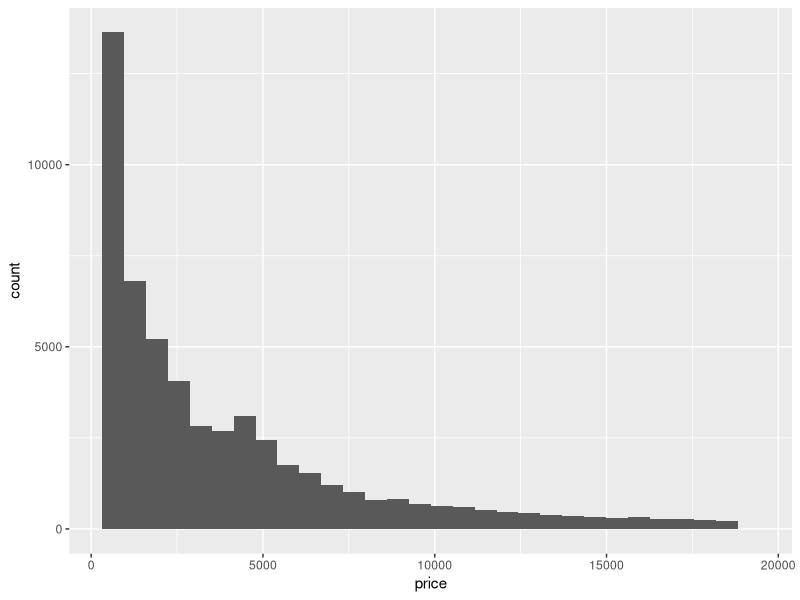
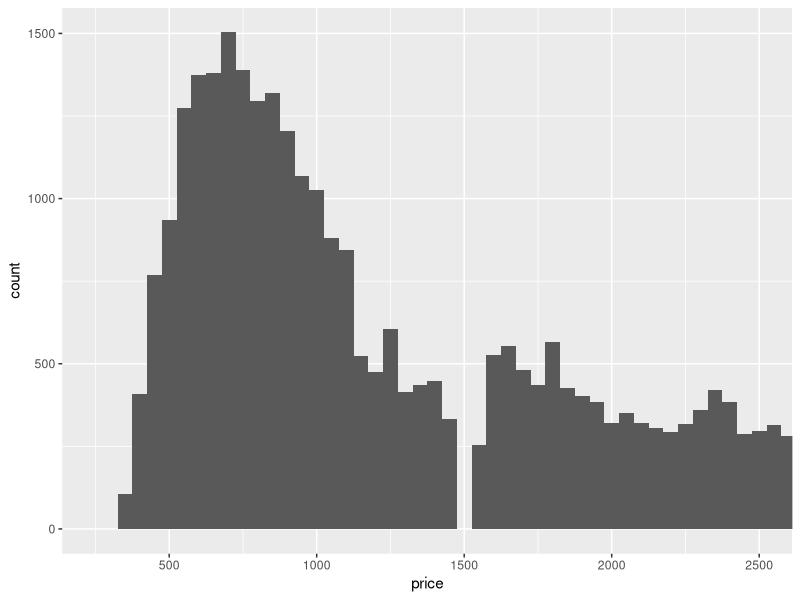
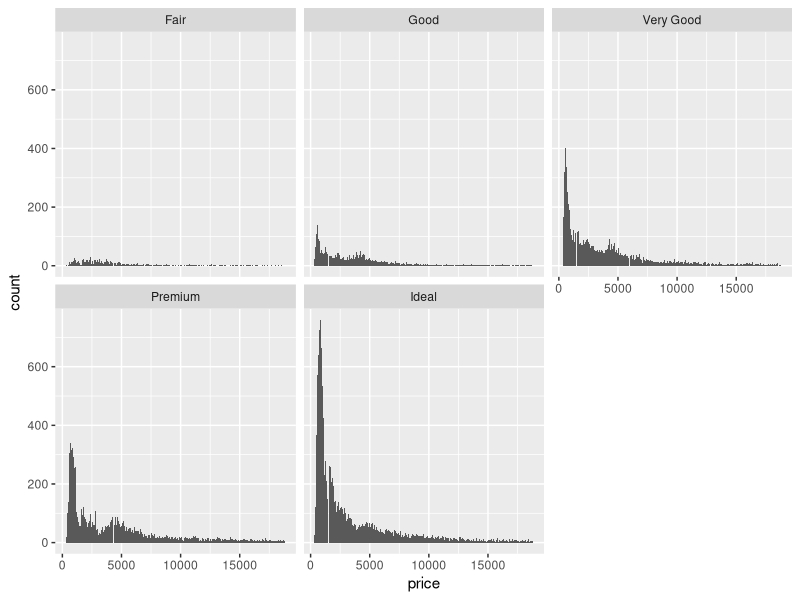
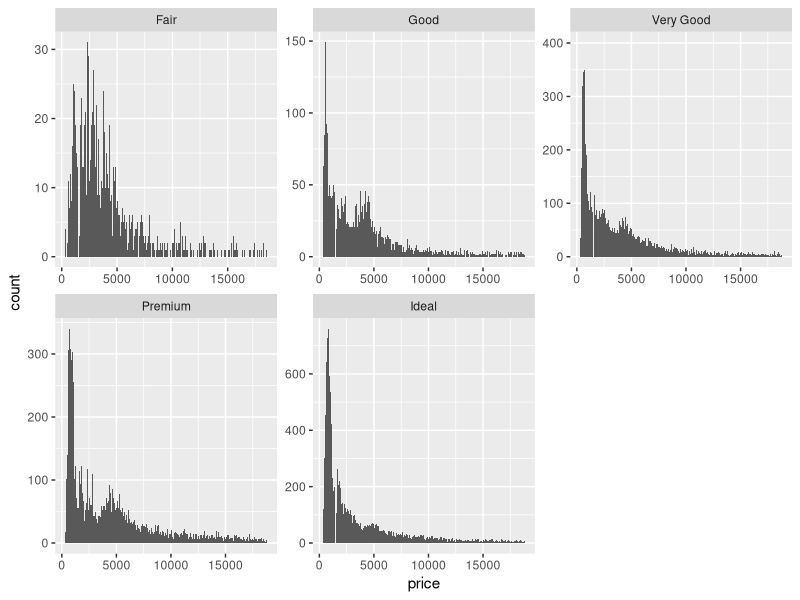
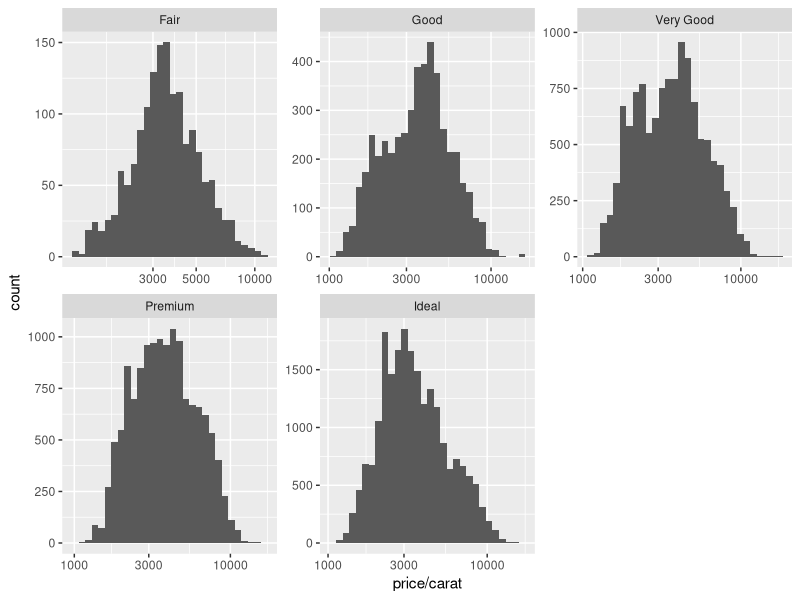
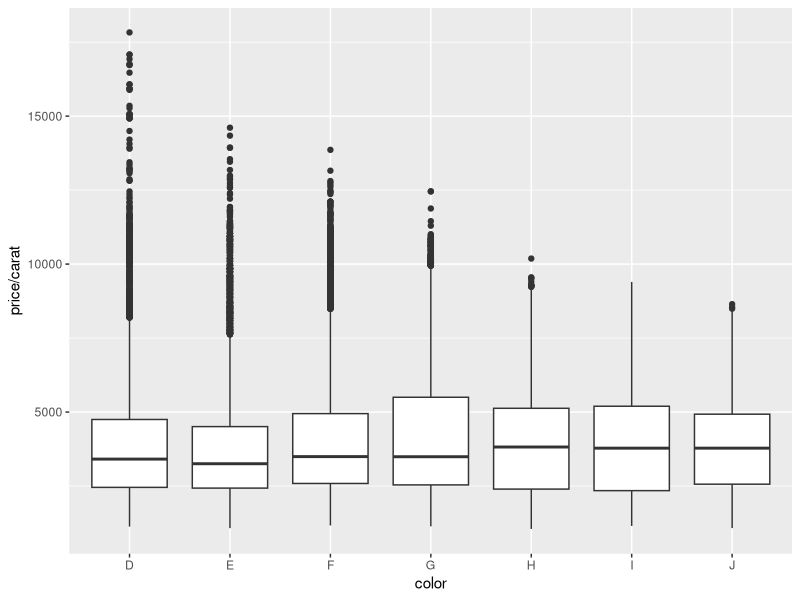
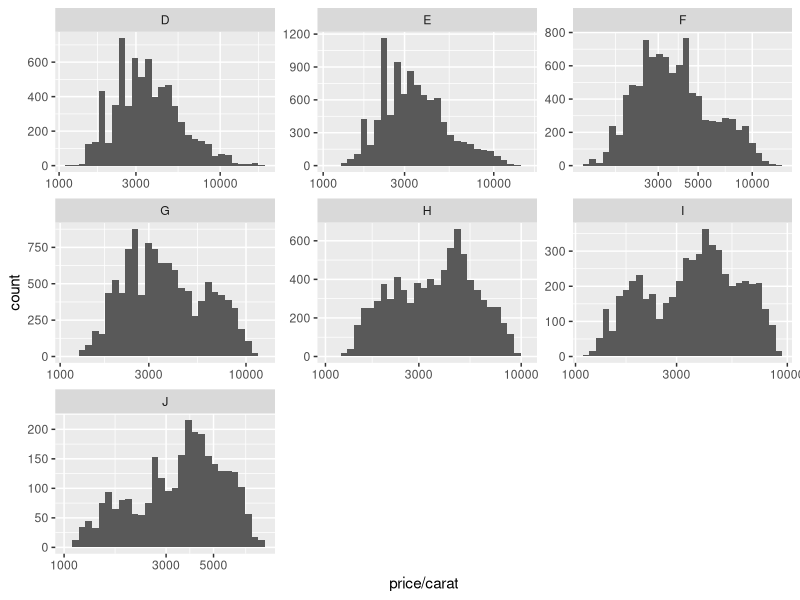
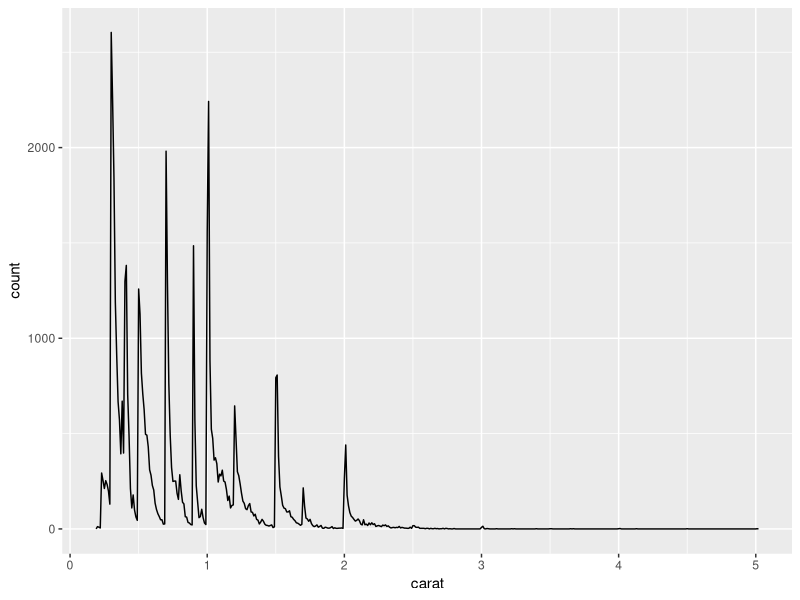

Here is the R script that generated these plots, in order:
## ---- chunk 1
knitr::opts_chunk$set(echo = TRUE)
## ---- chunk 2
library(tidyverse)
summary(diamonds)
length(diamonds$carat)
length(diamonds)
## ---- chunk 3
ggplot(data=diamonds,aes(x=price))+
  geom_histogram()

## ---- chunk 4
mean(diamonds$price)
median(diamonds$price)
## ---- chunk 5
sum(diamonds$price<500)
sum(diamonds$price<250)
sum(diamonds$price>=15000)
## ---- chunk 6
ggplot(data=diamonds,aes(x=price))+
  geom_histogram(binwidth=50)+
  coord_cartesian(xlim=c(250,2500))
## ---- chunk 7
ggplot(data=diamonds,aes(x=price))+
  geom_histogram(binwidth=50)+
  facet_wrap(~cut)
## ---- chunk 8
by(diamonds$price,diamonds$cut,max)
by(diamonds$price,diamonds$cut,min)
by(diamonds$price,diamonds$cut,median)
## ---- chunk 9
ggplot(data=diamonds,aes(x=price))+
  geom_histogram(binwidth=50)+
  facet_wrap(~cut,scales='free')
## ---- chunk 10
ggplot(data=diamonds,aes(x=price/carat))+
  geom_histogram()+
  scale_x_log10()+
  facet_wrap(~cut,scales='free')
## ---- chunk 11
ggplot(data=diamonds,aes(x=color,y=price/carat))+
  geom_boxplot()
by(diamonds$price,diamonds$color,summary)
## ---- chunk 12
summary(subset(diamonds,color=='D')$price)
summary(subset(diamonds,color=='J')$price)

IQR(subset(diamonds,color=='D')$price)
IQR(subset(diamonds,color=='J')$price)

## ---- chunk 13
ggplot(data=diamonds,aes(x=price/carat))+
  geom_histogram()+
  scale_x_log10()+
  facet_wrap(~color,scales='free',nrow=3)
## ---- chunk 14
ggplot(data=diamonds,aes(x=carat))+
  geom_freqpoly(binwidth=.01)
## ---- chunk 15
ggplot(data=diamonds,aes(x=x,y=price))+
         geom_point()
## ---- chunk 16
with(diamonds,cor.test(x,price))
with(diamonds,cor.test(y,price))
with(diamonds,cor.test(z,price))

## ---- chunk 17
ggplot(data=diamonds,aes(x=depth,y=price))+
  geom_point(alpha=1/100)+
  scale_x_continuous(breaks=seq(2,80,2))

## ---- chunk 18
with(diamonds,cor.test(depth,price))
## ---- chunk 19
ggplot(data=subset(diamonds,price<quantile(price,.99) & carat<quantile(carat,.99)),
       aes(x=carat,y=price))+
  geom_point()
## ---- chunk 20
diamonds%>%
  mutate(volume=x*y*z)->diamonds
ggplot(data=diamonds,aes(x=volume,y=price))+
  geom_point()
## ---- chunk 21
sum(diamonds$volume==0)
## ---- chunk 22
with(subset(diamonds,volume>0 & volume<=800),cor.test(price,volume))
## ---- chunk 23
ggplot(data=subset(diamonds,volume>0 & volume<=800),
       aes(x=volume,y=price))+
  geom_point(alpha=1/50)+
  geom_smooth()
## ---- chunk 24
diamondsByClarity<-diamonds%>%
  group_by(clarity)%>%
  summarise(mean_price=mean(price),
            median_price=median(price),
            min_price=min(price),
            max_price=max(price),
            n=n())
head(diamondsByClarity)
## ---- chunk 25
library(gridExtra)

diamonds_by_clarity <- group_by(diamonds, clarity)
diamonds_mp_by_clarity <- summarise(diamonds_by_clarity, mean_price = mean(price))

diamonds_by_color <- group_by(diamonds, color)
diamonds_mp_by_color <- summarise(diamonds_by_color, mean_price = mean(price))

diamonds_mp_by_clarity
dclar<-ggplot(data=diamonds_mp_by_clarity,aes(x=clarity,y=mean_price))+
  geom_col()

dcol<-ggplot(data=diamonds_mp_by_color,aes(x=color,y=mean_price))+
  geom_col()

grid.arrange(dclar,dcol,ncol=1)
## ---- chunk 26
ggplot(data=diamonds,aes(x=price,fill=cut))+
  geom_histogram(bins=50)+
  scale_x_log10()+
  facet_wrap(~color)+
  scale_fill_brewer(type='qual')
  
## ---- chunk 27
ggplot(data=diamonds,aes(y=price,x=table,color=cut))+
  geom_point()+
  scale_color_brewer(type='qual')
## ---- chunk 28
ggplot(data=subset(diamonds,volume<quantile(volume,.99)&
                     volume>0),
       aes(x=volume,y=price,color=clarity))+
  geom_point()+
  scale_y_log10()+
  scale_color_brewer(type='div')
  
